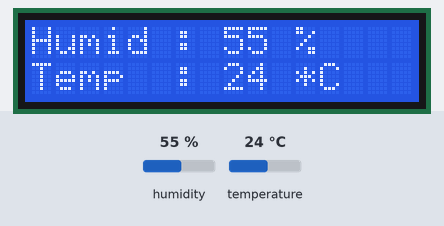
Bench run of a sketch on a simulated Arduino Uno, built with avr-gcc and run on an emulated ATmega328P. Parts: 16×2 character LCD. The inputs (shaded band) are chosen by the test bench; at power-on: humidity 55 %, temperature 24 °C.

Above: at 1.2 s.
1.3 s: humidity set to 22 %
At 2.5 s:
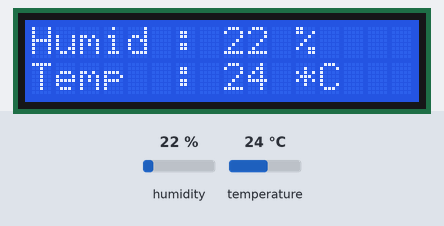
6.6 s: temperature set to 12 °C
At 8.5 s:
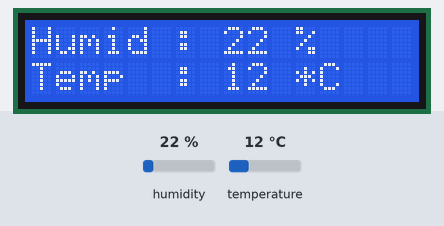
9.7 s: humidity set to 40 %
At 11.0 s:
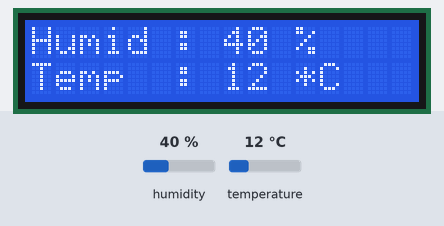
12.4 s: temperature set to 19 °C
At 15.1 s:
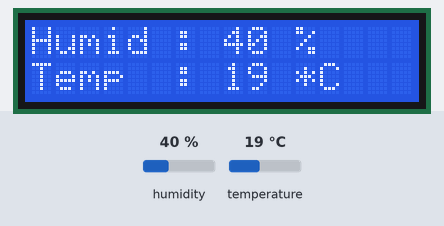
Timing chart, 0 to 16.6 s (numbered marks = the images above; inputs shaded):
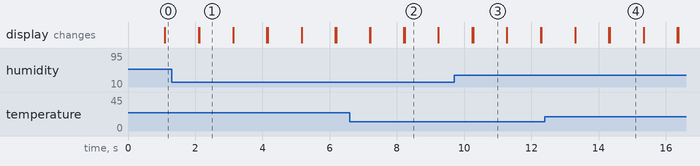

Measured:
- after the input at 1.3 s, the display: first differs from a run without the input after 0.82 s (image 1)
- after the input at 6.6 s, the display: first differs from a run without the input after 1.6 s (image 2)
- after the input at 9.7 s, the display: first differs from a run without the input after 0.56 s (image 3)
- after the input at 12.4 s, the display: first differs from a run without the input after 1.9 s (image 4)
- what the display in image 1 shows lasts 1.0 s, from 2.1 s to 3.1 s

The sketch:

sketch_mar05a.ino
```cpp
#include <Adafruit_Sensor.h>
#include <LiquidCrystal.h>
#include <DHT.h>
#include <DHT_U.h>

#define DHTPIN A0     // what pin we're connected to
#define DHTTYPE DHT11   // DHT 22  (AM2302)
DHT dht(DHTPIN, DHTTYPE); //// Initialize DHT sensor for normal 16mhz Arduino

const int rs = 12, en = 11, d4 = 5, d5 = 4, d6 = 3, d7 = 2;
LiquidCrystal lcd(rs, en, d4, d5, d6, d7);

int h;
int t;

void setup() {
  //Serial.begin(9600);
  dht.begin();
  lcd.begin(16, 2);
  //lcd.print("hello, world!");
}

void loop() {
    //Read data and store it to variables hum and temp
    h = dht.readHumidity();
    t = dht.readTemperature();
    //Print temp and humidity values to serial monitor


    //lcd.print("Humidity : ");
    lcd.print("Humid : ");
    lcd.print(h);
    lcd.print(" %");
    lcd.setCursor(0,1);
    lcd.print("Temp  : ");
    lcd.print(t);
    lcd.print(" *C");
    //lcd.print(" Celsius");


    //Serial.print("Humidity: ");
    //Serial.print(h);
    //Serial.print(" %, Temp: ");
    //Serial.print(t);
    //Serial.println(" Celsius");
    delay(1000); //Delay 2 sec.
    lcd.clear();
}
```
